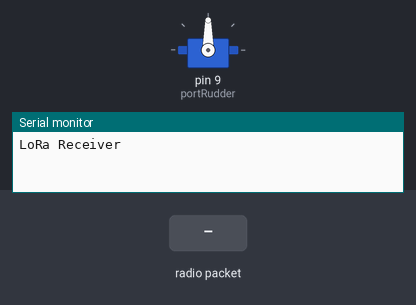
A sketch run on a simulated Arduino Uno, built with avr-gcc and run on an emulated ATmega328P. Shown: servo, the last lines printed to the serial monitor. The test bench sets the inputs (shaded band). No radio packets arrive unless stated.

Above: at 1.2 s.
1.3 s: radio packet "1" arrives
At 2.2 s:
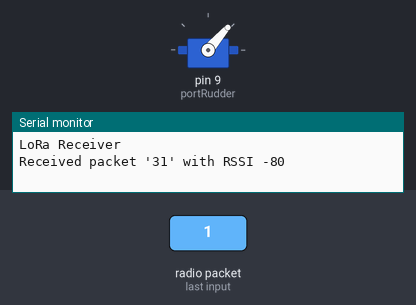
2.8 s: radio packet "0" arrives
At 3.4 s:
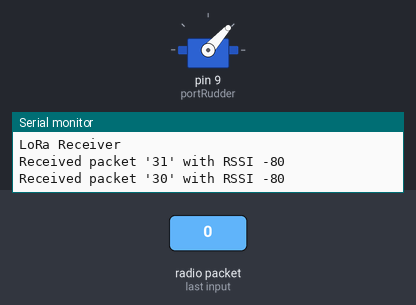
Timing chart, 0 to 5.8 s (numbered marks = the images above; inputs shaded):
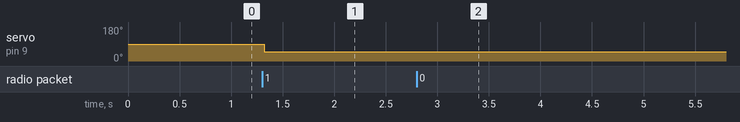

The sketch:

LoRaServoReceiver.ino
```cpp
#include <SPI.h>
#include <LoRa.h>
#include <Servo.h>

Servo portRudder;

void setup() {
  Serial.begin(9600);
  while (!Serial);

  pinMode(9, OUTPUT);
  portRudder.attach(9);

  Serial.println("LoRa Receiver");

  LoRa.setPins(11, 10, 12);
  if (!LoRa.begin(915E6)) {
    Serial.println("Starting LoRa failed!");
    while (1);
  }
}

void loop() {
  // try to parse packet
  int packetSize = LoRa.parsePacket();
  if (packetSize) {
    // received a packet
    Serial.print("Received packet '");

    // read packet
    while (LoRa.available()) {
      char servoPos = LoRa.read();
      Serial.print(servoPos, HEX);
      portRudder.write(servoPos);
    }

    // print RSSI of packet
    Serial.print("' with RSSI ");
    Serial.println(LoRa.packetRssi());
  }

  delay(100);
}
```

Measured:
- after the input at 1.3 s, servo on pin 9 (portRudder): 90° → 49° at once
- after the input at 2.8 s, servo on pin 9 (portRudder): 49° → 48° at once
